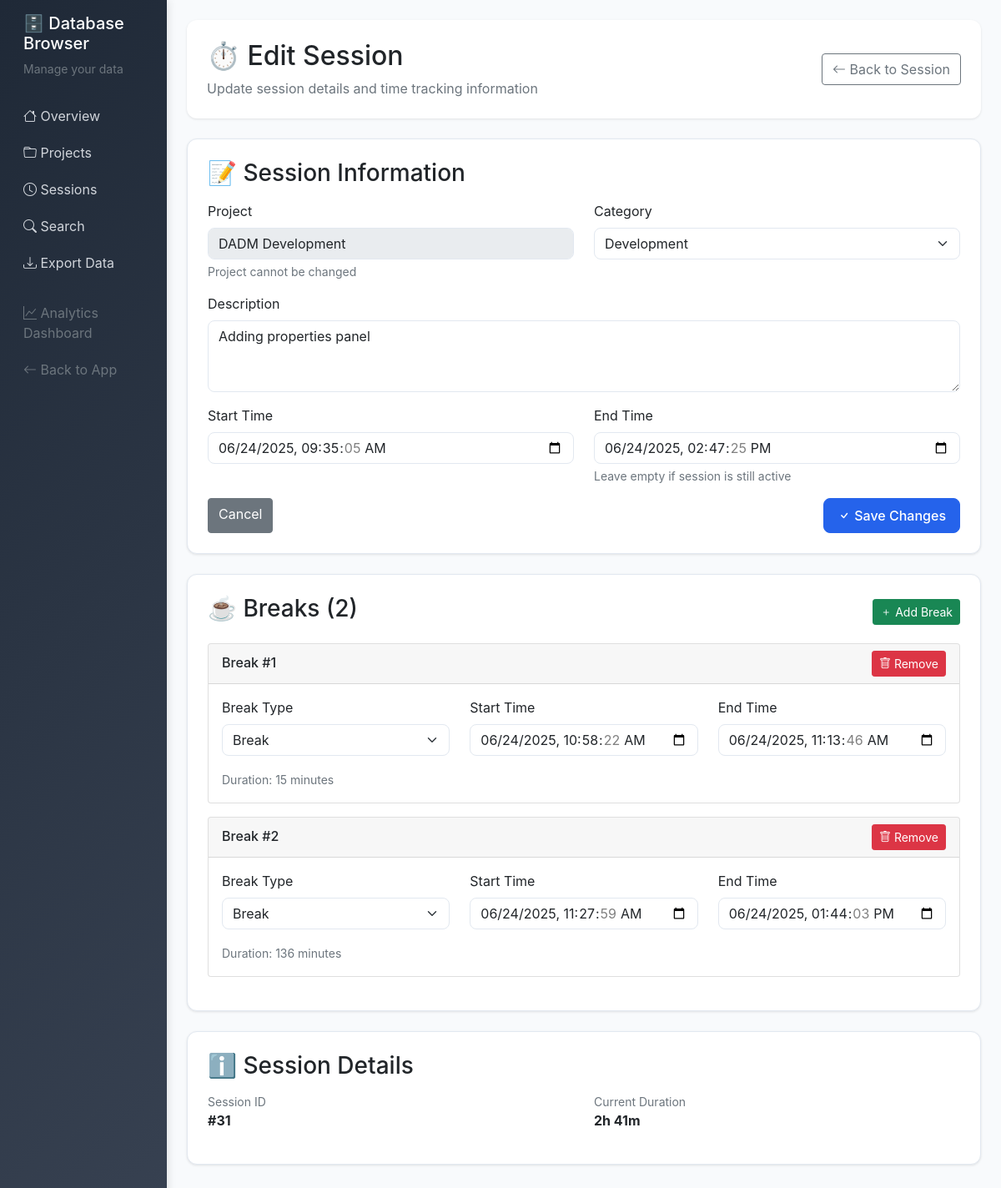
Page /db/sessions/31/edit on the earlier database version.
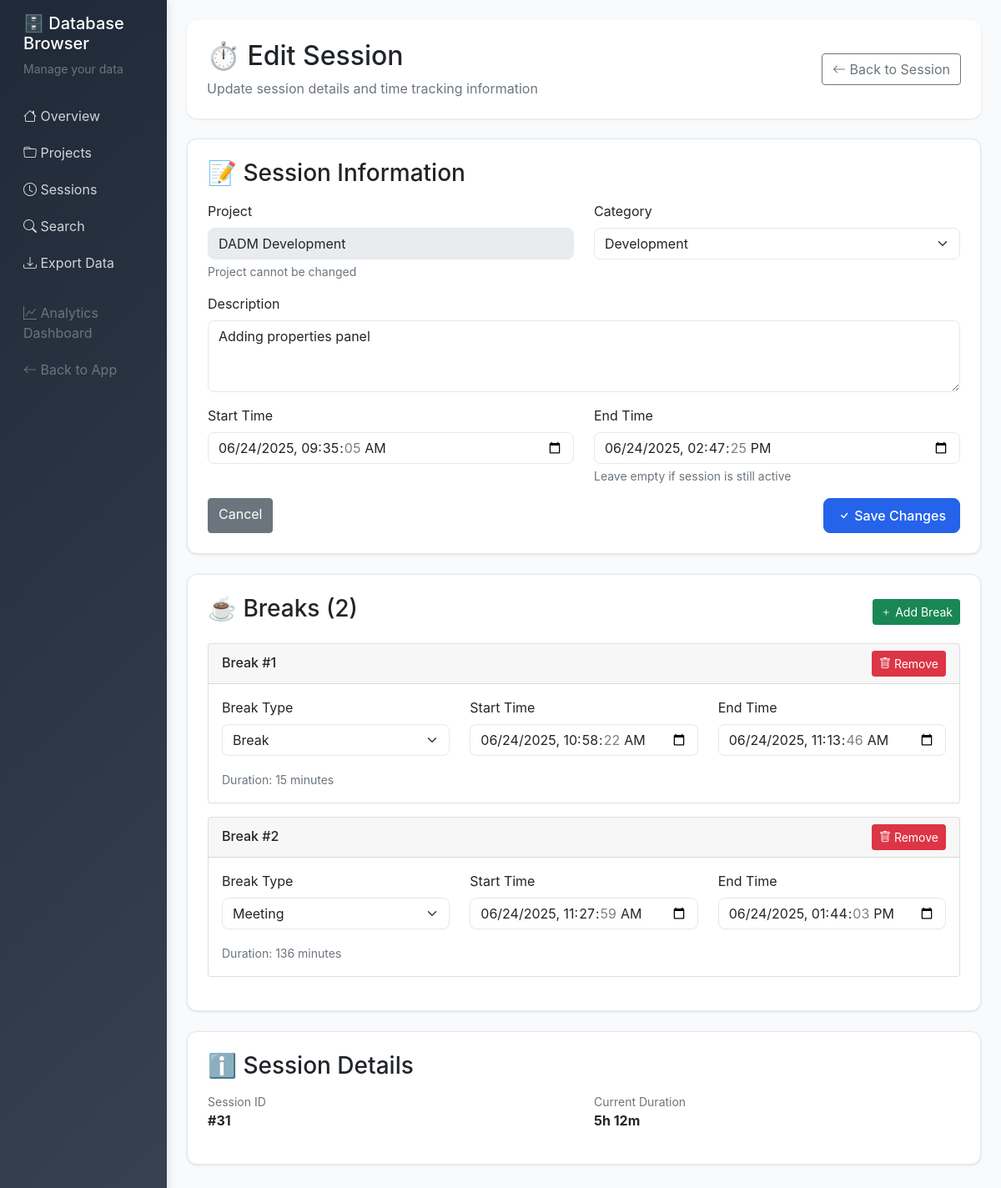
Same page on the later database version.
### server/src/models.py (models this page shows, shortened)
    class Break(db.Model):
        __tablename__ = 'breaks'
        id = db.Column(db.Integer, primary_key=True)
        session_id = db.Column(db.Integer, db.ForeignKey('sessions.id'), nullable=False)
        start_time = db.Column(db.DateTime, default=datetime.now)
        end_time = db.Column(db.DateTime)
        duration_minutes = db.Column(db.Integer)
        break_type = db.Column(db.String(50), default='break')

### server/src/db_browser.py (the view, shortened to what this page needs)
@db_browser.route('/db/sessions/<int:session_id>/edit', methods=['GET', 'POST'])
def edit_session(session_id):
    conn = get_db_connection()
    session = conn.execute('''
        SELECT s.*, p.name as project_name
        FROM sessions s
        JOIN projects p ON s.project_id = p.id
        WHERE s.id = ?
    ''', (session_id,)).fetchone()
    if not session:
        conn.close()
        flash('Session not found', 'error')
        return redirect(url_for('db_browser.sessions'))
    breaks = conn.execute('SELECT * FROM breaks WHERE session_id = ? ORDER BY start_time',
                         (session_id,)).fetchall()
    conn.close()
    return render_template('db_browser/edit_session.html', session=session, breaks=breaks)

### server/src/db_browser.py (called while the page is built)
def get_db_connection():
    database_path = os.environ.get('DATABASE_PATH', '/app/data/timetracker.db')
    conn = sqlite3.connect(database_path)
    conn.row_factory = sqlite3.Row
    return conn

### server/src/templates/db_browser/edit_session.html (shortened to what the changed rows need)
{% extends "db_browser/base.html" %}
{% block content %}
<div class="page-header">
    <div class="row align-items-center">
        <div class="col">
            <h1 class="h2 mb-2">⏱️ Edit Session</h1>
        </div>
    </div>
</div>
<div class="content-card">
    <form method="POST" id="breaksForm">
        <div id="breaksContainer">
            {% for break in breaks %}
            <div class="break-item card mb-3" data-break-id="{{ break.id }}">
                <div class="card-header d-flex justify-content-between align-items-center">
                    <h6 class="mb-0">Break #{{ loop.index }}</h6>
                    <button type="button" class="btn btn-danger btn-sm" onclick="removeBreak(this)">
                        <i class="bi bi-trash"></i> Remove
                    </button>
                </div>
                <div class="card-body">
                    <div class="row">
                        <div class="col-md-4 mb-3">
                            <label class="form-label">Break Type</label>
                            <select class="form-select" name="break_type[]" required>
                                <option value="break" {% if break.break_type == 'break' %}selected{% endif %}>Break</option>
                                <option value="meeting" {% if break.break_type == 'meeting' %}selected{% endif %}>Meeting</option>
                            </select>
                        </div>
                        <div class="col-md-4 mb-3">
                            <label class="form-label">Start Time</label>
                            <input type="datetime-local" class="form-control" name="break_start_time[]"
                                   value="{{ break.start_time.replace('T', ' ').split('.')[0] if break.start_time else '' }}" required>
                        </div>
                        <div class="col-md-4 mb-3">
                            <label class="form-label">End Time</label>
                            <input type="datetime-local" class="form-control" name="break_end_time[]"
                                   value="{{ break.end_time.replace('T', ' ').split('.')[0] if break.end_time else '' }}">
                        </div>
                    </div>
                    {% if break.duration_minutes %}
                    <div class="row">
                        <div class="col-12">
                            <small class="text-muted">
                                Duration: {{ break.duration_minutes }} minutes
                            </small>
                        </div>
                    </div>
                    {% endif %}
                </div>
            </div>
            {% endfor %}
        </div>
    </form>
</div>
<div class="content-card">
    <div class="row">
        <div class="col-md-6">
            <div class="mb-3">
                <div class="text-muted small">Current Duration</div>
                <div class="fw-bold">
                    {% if session.duration_minutes %}
                        {% set hours = session.duration_minutes // 60 %}
                        {% set minutes = session.duration_minutes % 60 %}
                        {% if hours > 0 %}
                            {{ hours }}h {{ minutes }}m
                        {% else %}
                            {{ minutes }}m
                        {% endif %}
                    {% else %}
                        {% if not session.end_time %}
                            <span class="badge bg-warning">Active</span>
                        {% else %}
                            Not calculated
                        {% endif %}
                    {% endif %}
                </div>
            </div>
        </div>
    </div>
</div>
{% endblock %}

Differences in the rows shown:
changed Break: break_type "Break" → "Meeting"
Other differences:
{{ hours }}: "2" → "5"
{{ minutes }}: "41" → "12"
